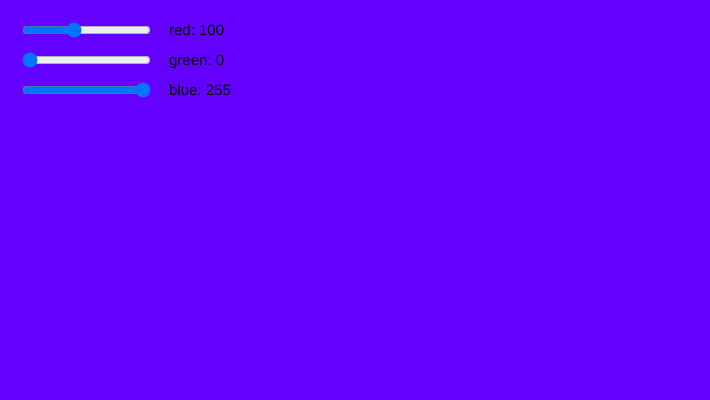
Frame 1 (no input)
Frame 60 (no input): identical to frame 1, image omitted
Frame 120 (the mouse pressed at the canvas centre since frame 60): identical to frame 1, image omitted

The p5.js sketch that drew this single still picture (run headless with seeded random() and noise() and a simulated clock; from frame 60 on, the mouse is pressed at the canvas centre):

// p5.js sketch
// ── sketch.js
let rSlider, gSlider, bSlider;

function setup() {
  // create canvas
  createCanvas(710, 400);
  textSize(15);
  noStroke();

  // create sliders
  rSlider = createSlider(0, 255, 100);
  rSlider.position(20, 20);
  gSlider = createSlider(0, 255, 0);
  gSlider.position(20, 50);
  bSlider = createSlider(0, 255, 255);
  bSlider.position(20, 80);
}

function draw() {
  const r = rSlider.value();
  const g = gSlider.value();
  const b = bSlider.value();
  background(r, g, b);
  text('red: ' + str(r), rSlider.x * 2 + rSlider.width, 35);
  text('green: ' + str(g), gSlider.x * 2 + gSlider.width, 65);
  text('blue: ' + str(b), bSlider.x * 2 + bSlider.width, 95);
}
